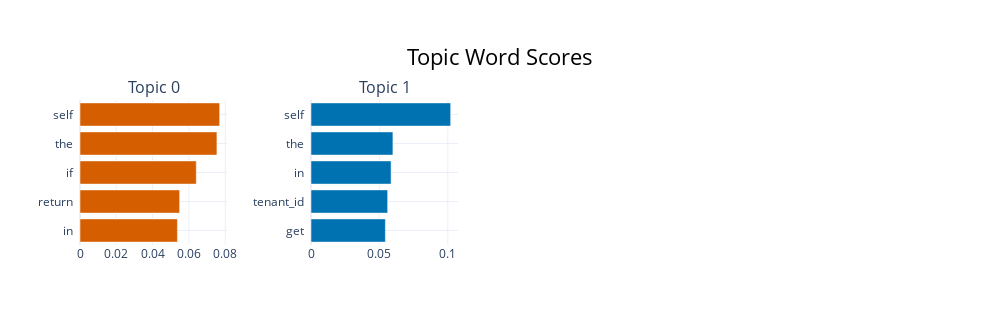

The cell this chart's notebook holds for it:
### Code cell
from typing import List


model = BERTopic(
    embedding_model="all-MiniLM-L6-v2",  # Efficient embedding model for quick computation
    umap_model=UMAP(
        n_neighbors=10,  # Lower neighbors for tighter clusters
        n_components=5,  # Dimensionality reduction
        min_dist=0.1,  # Slight separation between clusters
        metric="cosine",  # Cosine similarity for text data
    ),
    hdbscan_model=HDBSCAN(
        min_cluster_size=60,  # Increase to reduce topic count
        min_samples=15,  # Fewer samples to prevent fragmentation
        metric="euclidean",  # Works well with UMAP output
        cluster_selection_method="eom",  # Keeps distinct clusters
    ),  # Target topic count, reduces smaller ones
    top_n_words=10,  # Top words per topic
)
topics, probs = model.fit_transform(docs)
model.visualize_barchart()

### Figure 1 — Plotly figure (JSON) as saved in the notebook; plotly's stock layout.template omitted (floating-point values rounded to 4 significant figures)
{"data": [{"marker": {"color": "#D55E00"}, "orientation": "h", "type": "bar", "x": [0.05367, 0.05489, 0.06407, 0.07543, 0.07694], "xaxis": "x", "y": ["in  ", "return  ", "if  ", "the  ", "self  "], "yaxis": "y"}, {"marker": {"color": "#0072B2"}, "orientation": "h", "type": "bar", "x": [0.05436, 0.05602, 0.05853, 0.05987, 0.1021], "xaxis": "x2", "y": ["get  ", "tenant_id  ", "in  ", "the  ", "self  "], "yaxis": "y2"}], "layout": {"annotations": [{"font": {"size": 16}, "showarrow": false, "text": "Topic 0", "x": 0.0875, "xanchor": "center", "xref": "paper", "y": 1, "yanchor": "bottom", "yref": "paper"}, {"font": {"size": 16}, "showarrow": false, "text": "Topic 1", "x": 0.3625, "xanchor": "center", "xref": "paper", "y": 1, "yanchor": "bottom", "yref": "paper"}], "height": 325, "hoverlabel": {"bgcolor": "white", "font": {"family": "Rockwell", "size": 16}}, "showlegend": false, "title": {"font": {"color": "Black", "size": 22}, "text": "Topic Word Scores", "x": 0.5, "xanchor": "center", "yanchor": "top"}, "width": 1000, "xaxis": {"anchor": "y", "domain": [0, 0.175], "showgrid": true}, "xaxis2": {"anchor": "y2", "domain": [0.275, 0.45], "showgrid": true}, "xaxis3": {"anchor": "y3", "domain": [0.55, 0.725], "showgrid": true}, "xaxis4": {"anchor": "y4", "domain": [0.825, 1], "showgrid": true}, "yaxis": {"anchor": "x", "domain": [0, 1], "showgrid": true}, "yaxis2": {"anchor": "x2", "domain": [0, 1], "showgrid": true}, "yaxis3": {"anchor": "x3", "domain": [0, 1], "showgrid": true}, "yaxis4": {"anchor": "x4", "domain": [0, 1], "showgrid": true}}}
